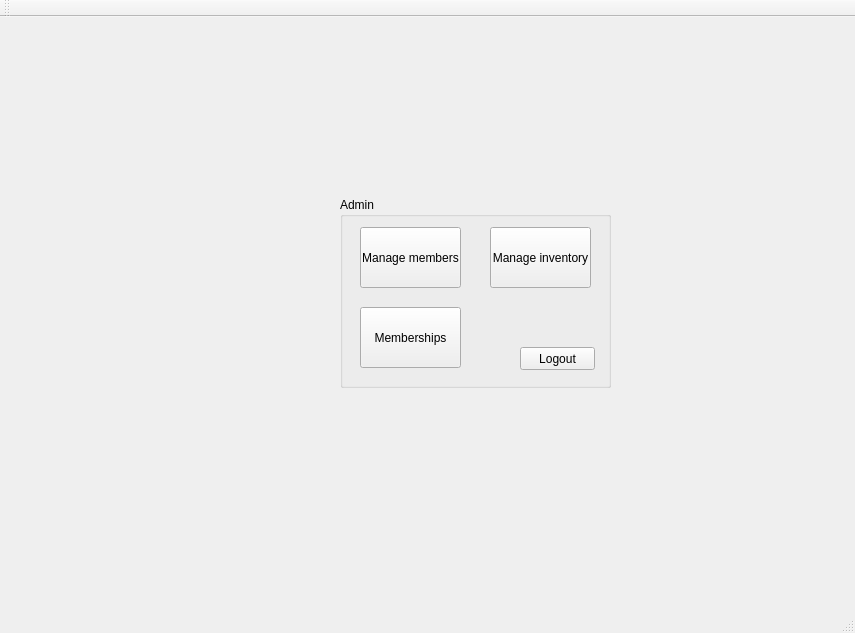
<?xml version="1.0" encoding="UTF-8"?>
<ui version="4.0">
 <class>MainWindow</class>
 <widget class="QMainWindow" name="MainWindow">
  <property name="geometry">
   <rect>
    <x>0</x>
    <y>0</y>
    <width>855</width>
    <height>633</height>
   </rect>
  </property>
  <property name="windowTitle">
   <string>MainWindow</string>
  </property>
  <widget class="QWidget" name="centralWidget">
   <widget class="QStackedWidget" name="stackedWidget">
    <property name="geometry">
     <rect>
      <x>200</x>
      <y>80</y>
      <width>551</width>
      <height>421</height>
     </rect>
    </property>
    <property name="currentIndex">
     <number>1</number>
    </property>
    <widget class="QWidget" name="SignIn">
     <widget class="QGroupBox" name="groupBox">
      <property name="geometry">
       <rect>
        <x>130</x>
        <y>90</y>
        <width>281</width>
        <height>171</height>
       </rect>
      </property>
      <property name="title">
       <string>Signin</string>
      </property>
      <widget class="QLabel" name="label_username">
       <property name="geometry">
        <rect>
         <x>40</x>
         <y>50</y>
         <width>47</width>
         <height>13</height>
        </rect>
       </property>
       <property name="text">
        <string>Username</string>
       </property>
      </widget>
      <widget class="QLabel" name="label_password">
       <property name="geometry">
        <rect>
         <x>40</x>
         <y>80</y>
         <width>47</width>
         <height>13</height>
        </rect>
       </property>
       <property name="text">
        <string>Password</string>
       </property>
      </widget>
      <widget class="QLineEdit" name="lineEdit_username">
       <property name="geometry">
        <rect>
         <x>90</x>
         <y>50</y>
         <width>113</width>
         <height>20</height>
        </rect>
       </property>
       <property name="clearButtonEnabled">
        <bool>true</bool>
       </property>
      </widget>
      <widget class="QLineEdit" name="lineEdit_password">
       <property name="geometry">
        <rect>
         <x>90</x>
         <y>80</y>
         <width>113</width>
         <height>20</height>
        </rect>
       </property>
       <property name="echoMode">
        <enum>QLineEdit::Password</enum>
       </property>
      </widget>
      <widget class="QPushButton" name="pushButton_login">
       <property name="geometry">
        <rect>
         <x>100</x>
         <y>120</y>
         <width>75</width>
         <height>23</height>
        </rect>
       </property>
       <property name="text">
        <string>Login</string>
       </property>
      </widget>
      <widget class="QLabel" name="label_status">
       <property name="geometry">
        <rect>
         <x>10</x>
         <y>140</y>
         <width>261</width>
         <height>21</height>
        </rect>
       </property>
       <property name="text">
        <string/>
       </property>
      </widget>
     </widget>
     <widget class="QLabel" name="label_status_2">
      <property name="geometry">
       <rect>
        <x>120</x>
        <y>260</y>
        <width>261</width>
        <height>16</height>
       </rect>
      </property>
      <property name="text">
       <string/>
      </property>
     </widget>
    </widget>
    <widget class="QWidget" name="AdminBase">
     <widget class="QGroupBox" name="groupBox_2">
      <property name="geometry">
       <rect>
        <x>140</x>
        <y>100</y>
        <width>271</width>
        <height>191</height>
       </rect>
      </property>
      <property name="title">
       <string>Admin</string>
      </property>
      <widget class="QPushButton" name="pushButton_members">
       <property name="geometry">
        <rect>
         <x>20</x>
         <y>30</y>
         <width>101</width>
         <height>61</height>
        </rect>
       </property>
       <property name="text">
        <string>Manage members</string>
       </property>
      </widget>
      <widget class="QPushButton" name="pushButton_inventory">
       <property name="geometry">
        <rect>
         <x>150</x>
         <y>30</y>
         <width>101</width>
         <height>61</height>
        </rect>
       </property>
       <property name="text">
        <string>Manage inventory</string>
       </property>
      </widget>
      <widget class="QPushButton" name="pushButton_memberships">
       <property name="geometry">
        <rect>
         <x>20</x>
         <y>110</y>
         <width>101</width>
         <height>61</height>
        </rect>
       </property>
       <property name="text">
        <string>Memberships</string>
       </property>
      </widget>
      <widget class="QPushButton" name="pushButton_logout_admin">
       <property name="geometry">
        <rect>
         <x>180</x>
         <y>150</y>
         <width>75</width>
         <height>23</height>
        </rect>
       </property>
       <property name="text">
        <string>Logout</string>
       </property>
      </widget>
     </widget>
    </widget>
    <widget class="QWidget" name="ManagerBase">
     <widget class="QGroupBox" name="groupBox_3">
      <property name="geometry">
       <rect>
        <x>100</x>
        <y>40</y>
        <width>331</width>
        <height>341</height>
       </rect>
      </property>
      <property name="title">
       <string>Manager</string>
      </property>
      <widget class="QPushButton" name="pushButton_sales">
       <property name="geometry">
        <rect>
         <x>20</x>
         <y>30</y>
         <width>141</width>
         <height>51</height>
        </rect>
       </property>
       <property name="text">
        <string>Sales report (day)</string>
       </property>
      </widget>
      <widget class="QPushButton" name="pushButton_purchases">
       <property name="geometry">
        <rect>
         <x>20</x>
         <y>100</y>
         <width>141</width>
         <height>51</height>
        </rect>
       </property>
       <property name="text">
        <string>Total purchases by number</string>
       </property>
      </widget>
      <widget class="QPushButton" name="pushButton_qty">
       <property name="geometry">
        <rect>
         <x>20</x>
         <y>170</y>
         <width>141</width>
         <height>51</height>
        </rect>
       </property>
       <property name="text">
        <string>Qty sold by item name</string>
       </property>
      </widget>
      <widget class="QPushButton" name="pushButton_rebates">
       <property name="geometry">
        <rect>
         <x>20</x>
         <y>240</y>
         <width>141</width>
         <height>51</height>
        </rect>
       </property>
       <property name="text">
        <string>Rebates</string>
       </property>
      </widget>
      <widget class="QPushButton" name="pushButton_expirations">
       <property name="geometry">
        <rect>
         <x>170</x>
         <y>30</y>
         <width>141</width>
         <height>51</height>
        </rect>
       </property>
       <property name="text">
        <string>Membership expirations</string>
       </property>
      </widget>
      <widget class="QPushButton" name="pushButton_item_lookup">
       <property name="geometry">
        <rect>
         <x>170</x>
         <y>100</y>
         <width>141</width>
         <height>51</height>
        </rect>
       </property>
       <property name="text">
        <string>Item lookup</string>
       </property>
      </widget>
      <widget class="QPushButton" name="pushButton_member_lookup">
       <property name="geometry">
        <rect>
         <x>170</x>
         <y>170</y>
         <width>141</width>
         <height>51</height>
        </rect>
       </property>
       <property name="text">
        <string>Member lookup</string>
       </property>
      </widget>
      <widget class="QPushButton" name="pushButton_convert">
       <property name="geometry">
        <rect>
         <x>170</x>
         <y>240</y>
         <width>141</width>
         <height>51</height>
        </rect>
       </property>
       <property name="text">
        <string>Convert membership</string>
       </property>
      </widget>
      <widget class="QPushButton" name="pushButton_logout_manager">
       <property name="geometry">
        <rect>
         <x>240</x>
         <y>300</y>
         <width>75</width>
         <height>23</height>
        </rect>
       </property>
       <property name="text">
        <string>Logout</string>
       </property>
      </widget>
     </widget>
    </widget>
    <widget class="QWidget" name="ManagerMembers">
     <widget class="QGroupBox" name="groupBox_4">
      <property name="geometry">
       <rect>
        <x>160</x>
        <y>60</y>
        <width>261</width>
        <height>211</height>
       </rect>
      </property>
      <property name="title">
       <string>Admin: Manage Members</string>
      </property>
      <widget class="QPushButton" name="pushButton_back">
       <property name="geometry">
        <rect>
         <x>180</x>
         <y>180</y>
         <width>75</width>
         <height>23</height>
        </rect>
       </property>
       <property name="text">
        <string>Back</string>
       </property>
      </widget>
      <widget class="QPushButton" name="addMemberButton">
       <property name="geometry">
        <rect>
         <x>60</x>
         <y>50</y>
         <width>121</width>
         <height>51</height>
        </rect>
       </property>
       <property name="text">
        <string>Add New Member</string>
       </property>
      </widget>
      <widget class="QPushButton" name="pushButton_4">
       <property name="geometry">
        <rect>
         <x>60</x>
         <y>110</y>
         <width>121</width>
         <height>51</height>
        </rect>
       </property>
       <property name="text">
        <string>Delete Member</string>
       </property>
      </widget>
     </widget>
    </widget>
    <widget class="QWidget" name="ManageInventory">
     <widget class="QGroupBox" name="groupBox_5">
      <property name="geometry">
       <rect>
        <x>140</x>
        <y>80</y>
        <width>261</width>
        <height>241</height>
       </rect>
      </property>
      <property name="title">
       <string>Admin: Manage Inventory</string>
      </property>
      <widget class="QPushButton" name="pushButton_back_inventory">
       <property name="geometry">
        <rect>
         <x>180</x>
         <y>210</y>
         <width>75</width>
         <height>23</height>
        </rect>
       </property>
       <property name="text">
        <string>Back</string>
       </property>
      </widget>
      <widget class="QPushButton" name="pushButton_addItem">
       <property name="geometry">
        <rect>
         <x>60</x>
         <y>60</y>
         <width>131</width>
         <height>51</height>
        </rect>
       </property>
       <property name="text">
        <string>Add Item</string>
       </property>
      </widget>
      <widget class="QPushButton" name="pushButton_removeItem">
       <property name="geometry">
        <rect>
         <x>60</x>
         <y>130</y>
         <width>131</width>
         <height>51</height>
        </rect>
       </property>
       <property name="text">
        <string>Remove Item</string>
       </property>
      </widget>
     </widget>
    </widget>
    <widget class="QWidget" name="ManageMemberships">
     <widget class="QGroupBox" name="groupBox_6">
      <property name="geometry">
       <rect>
        <x>40</x>
        <y>40</y>
        <width>451</width>
        <height>311</height>
       </rect>
      </property>
      <property name="title">
       <string>Admin: Manage Memberships</string>
      </property>
      <widget class="QPushButton" name="pushButton_back_memberships">
       <property name="geometry">
        <rect>
         <x>350</x>
         <y>260</y>
         <width>75</width>
         <height>23</height>
        </rect>
       </property>
       <property name="text">
        <string>Back</string>
       </property>
      </widget>
     </widget>
    </widget>
    <widget class="QWidget" name="SalesReport">
     <widget class="QGroupBox" name="groupBox_7">
      <property name="geometry">
       <rect>
        <x>70</x>
        <y>50</y>
        <width>411</width>
        <height>281</height>
       </rect>
      </property>
      <property name="title">
       <string>Manager: Sales Report</string>
      </property>
      <widget class="QPushButton" name="pushButton_back_report">
       <property name="geometry">
        <rect>
         <x>320</x>
         <y>240</y>
         <width>75</width>
         <height>23</height>
        </rect>
       </property>
       <property name="text">
        <string>Back</string>
       </property>
      </widget>
     </widget>
    </widget>
    <widget class="QWidget" name="TotPurchasesByNum">
     <widget class="QGroupBox" name="groupBox_8">
      <property name="geometry">
       <rect>
        <x>70</x>
        <y>50</y>
        <width>361</width>
        <height>281</height>
       </rect>
      </property>
      <property name="title">
       <string>Manager: Total Purchases sorted by number</string>
      </property>
      <widget class="QPushButton" name="pushButton_back_purchases">
       <property name="geometry">
        <rect>
         <x>270</x>
         <y>240</y>
         <width>75</width>
         <height>23</height>
        </rect>
       </property>
       <property name="text">
        <string>Back</string>
       </property>
      </widget>
     </widget>
    </widget>
    <widget class="QWidget" name="QtySold">
     <widget class="QGroupBox" name="groupBox_9">
      <property name="geometry">
       <rect>
        <x>40</x>
        <y>30</y>
        <width>431</width>
        <height>301</height>
       </rect>
      </property>
      <property name="title">
       <string>Manager: Quantity sold by item name</string>
      </property>
      <widget class="QPushButton" name="pushButton_back_qty">
       <property name="geometry">
        <rect>
         <x>340</x>
         <y>260</y>
         <width>75</width>
         <height>23</height>
        </rect>
       </property>
       <property name="text">
        <string>Back</string>
       </property>
      </widget>
     </widget>
    </widget>
    <widget class="QWidget" name="Rebates">
     <widget class="QGroupBox" name="groupBox_10">
      <property name="geometry">
       <rect>
        <x>70</x>
        <y>50</y>
        <width>401</width>
        <height>271</height>
       </rect>
      </property>
      <property name="title">
       <string>Manager: Rebates</string>
      </property>
      <widget class="QPushButton" name="pushButton_back_rebates">
       <property name="geometry">
        <rect>
         <x>300</x>
         <y>230</y>
         <width>75</width>
         <height>23</height>
        </rect>
       </property>
       <property name="text">
        <string>Back</string>
       </property>
      </widget>
     </widget>
    </widget>
    <widget class="QWidget" name="MembExp">
     <widget class="QGroupBox" name="groupBox_11">
      <property name="geometry">
       <rect>
        <x>50</x>
        <y>40</y>
        <width>431</width>
        <height>291</height>
       </rect>
      </property>
      <property name="title">
       <string>Manager: Manage membership expirations</string>
      </property>
      <widget class="QPushButton" name="pushButton_back_expirations">
       <property name="geometry">
        <rect>
         <x>330</x>
         <y>250</y>
         <width>75</width>
         <height>23</height>
        </rect>
       </property>
       <property name="text">
        <string>Back</string>
       </property>
      </widget>
     </widget>
    </widget>
    <widget class="QWidget" name="ItemLookup">
     <widget class="QGroupBox" name="groupBox_12">
      <property name="geometry">
       <rect>
        <x>50</x>
        <y>30</y>
        <width>431</width>
        <height>301</height>
       </rect>
      </property>
      <property name="title">
       <string>Manager: Item Lookup</string>
      </property>
      <widget class="QPushButton" name="pushButton_back_item_lookup">
       <property name="geometry">
        <rect>
         <x>330</x>
         <y>260</y>
         <width>75</width>
         <height>23</height>
        </rect>
       </property>
       <property name="text">
        <string>Back</string>
       </property>
      </widget>
     </widget>
    </widget>
    <widget class="QWidget" name="MemberLookup">
     <widget class="QGroupBox" name="groupBox_13">
      <property name="geometry">
       <rect>
        <x>50</x>
        <y>40</y>
        <width>441</width>
        <height>311</height>
       </rect>
      </property>
      <property name="title">
       <string>Manager: Member Lookup</string>
      </property>
      <widget class="QPushButton" name="pushButton_back_member_lookup">
       <property name="geometry">
        <rect>
         <x>340</x>
         <y>260</y>
         <width>75</width>
         <height>23</height>
        </rect>
       </property>
       <property name="text">
        <string>Back</string>
       </property>
      </widget>
     </widget>
    </widget>
    <widget class="QWidget" name="ConvertMembership">
     <widget class="QGroupBox" name="groupBox_14">
      <property name="geometry">
       <rect>
        <x>120</x>
        <y>90</y>
        <width>321</width>
        <height>231</height>
       </rect>
      </property>
      <property name="title">
       <string>Manager: Convert Membership</string>
      </property>
      <widget class="QPushButton" name="pushButton_back_convert">
       <property name="geometry">
        <rect>
         <x>240</x>
         <y>200</y>
         <width>75</width>
         <height>23</height>
        </rect>
       </property>
       <property name="text">
        <string>Back</string>
       </property>
      </widget>
      <widget class="QPushButton" name="SearchMembUpgrade">
       <property name="geometry">
        <rect>
         <x>70</x>
         <y>40</y>
         <width>171</width>
         <height>61</height>
        </rect>
       </property>
       <property name="text">
        <string>Search Members for Upgrade</string>
       </property>
      </widget>
      <widget class="QPushButton" name="SearchMembDowngrade">
       <property name="geometry">
        <rect>
         <x>70</x>
         <y>120</y>
         <width>171</width>
         <height>61</height>
        </rect>
       </property>
       <property name="text">
        <string>Search Members for Downgrade</string>
       </property>
      </widget>
     </widget>
    </widget>
    <widget class="QWidget" name="AddItem">
     <widget class="QGroupBox" name="groupBox_15">
      <property name="geometry">
       <rect>
        <x>100</x>
        <y>90</y>
        <width>351</width>
        <height>211</height>
       </rect>
      </property>
      <property name="title">
       <string>Add Item</string>
      </property>
      <widget class="QWidget" name="verticalLayoutWidget">
       <property name="geometry">
        <rect>
         <x>90</x>
         <y>30</y>
         <width>171</width>
         <height>61</height>
        </rect>
       </property>
       <layout class="QVBoxLayout" name="item">
        <item>
         <widget class="QLabel" name="label">
          <property name="text">
           <string>Item Name</string>
          </property>
         </widget>
        </item>
        <item>
         <widget class="QLineEdit" name="itemName"/>
        </item>
       </layout>
      </widget>
      <widget class="QWidget" name="verticalLayoutWidget_2">
       <property name="geometry">
        <rect>
         <x>90</x>
         <y>100</y>
         <width>171</width>
         <height>61</height>
        </rect>
       </property>
       <layout class="QVBoxLayout" name="verticalLayout">
        <item>
         <widget class="QLabel" name="label_2">
          <property name="text">
           <string>Price</string>
          </property>
         </widget>
        </item>
        <item>
         <widget class="QLineEdit" name="itemPrice"/>
        </item>
       </layout>
      </widget>
      <widget class="QLabel" name="message">
       <property name="geometry">
        <rect>
         <x>110</x>
         <y>170</y>
         <width>131</width>
         <height>31</height>
        </rect>
       </property>
       <property name="text">
        <string/>
       </property>
      </widget>
      <widget class="QPushButton" name="pushButton">
       <property name="geometry">
        <rect>
         <x>140</x>
         <y>170</y>
         <width>81</width>
         <height>31</height>
        </rect>
       </property>
       <property name="text">
        <string>Add Item</string>
       </property>
      </widget>
      <widget class="QPushButton" name="pushButton_5">
       <property name="geometry">
        <rect>
         <x>270</x>
         <y>10</y>
         <width>75</width>
         <height>23</height>
        </rect>
       </property>
       <property name="text">
        <string>Exit</string>
       </property>
      </widget>
     </widget>
    </widget>
    <widget class="QWidget" name="RemoveItem">
     <widget class="QGroupBox" name="groupBox_16">
      <property name="geometry">
       <rect>
        <x>100</x>
        <y>140</y>
        <width>331</width>
        <height>161</height>
       </rect>
      </property>
      <property name="title">
       <string>Remove Item</string>
      </property>
      <widget class="QWidget" name="verticalLayoutWidget_3">
       <property name="geometry">
        <rect>
         <x>80</x>
         <y>40</y>
         <width>171</width>
         <height>61</height>
        </rect>
       </property>
       <layout class="QVBoxLayout" name="item_2">
        <item>
         <widget class="QLabel" name="label_3">
          <property name="text">
           <string>Item Name</string>
          </property>
         </widget>
        </item>
        <item>
         <widget class="QLineEdit" name="itemName_2"/>
        </item>
       </layout>
      </widget>
      <widget class="QPushButton" name="pushButton_2">
       <property name="geometry">
        <rect>
         <x>110</x>
         <y>120</y>
         <width>101</width>
         <height>23</height>
        </rect>
       </property>
       <property name="text">
        <string>Delete Item</string>
       </property>
      </widget>
      <widget class="QLabel" name="message_2">
       <property name="geometry">
        <rect>
         <x>20</x>
         <y>150</y>
         <width>131</width>
         <height>31</height>
        </rect>
       </property>
       <property name="text">
        <string/>
       </property>
      </widget>
      <widget class="QPushButton" name="pushButton_6">
       <property name="geometry">
        <rect>
         <x>250</x>
         <y>10</y>
         <width>75</width>
         <height>23</height>
        </rect>
       </property>
       <property name="text">
        <string>Exit</string>
       </property>
      </widget>
      <zorder>verticalLayoutWidget_3</zorder>
      <zorder>pushButton_2</zorder>
      <zorder>message_2</zorder>
      <zorder>label_3</zorder>
      <zorder>itemName_2</zorder>
      <zorder>label_3</zorder>
      <zorder>pushButton_6</zorder>
     </widget>
    </widget>
    <widget class="QWidget" name="AddMember">
     <widget class="QGroupBox" name="groupBox_17">
      <property name="geometry">
       <rect>
        <x>40</x>
        <y>50</y>
        <width>381</width>
        <height>271</height>
       </rect>
      </property>
      <property name="title">
       <string>Add New Member</string>
      </property>
      <widget class="QLineEdit" name="lineEdit_newName">
       <property name="geometry">
        <rect>
         <x>180</x>
         <y>50</y>
         <width>113</width>
         <height>20</height>
        </rect>
       </property>
      </widget>
      <widget class="QLabel" name="label_4">
       <property name="geometry">
        <rect>
         <x>20</x>
         <y>50</y>
         <width>47</width>
         <height>13</height>
        </rect>
       </property>
       <property name="text">
        <string>NAME</string>
       </property>
      </widget>
      <widget class="QLineEdit" name="lineEdit_newId">
       <property name="geometry">
        <rect>
         <x>180</x>
         <y>90</y>
         <width>113</width>
         <height>20</height>
        </rect>
       </property>
       <property name="text">
        <string>EX. 12345</string>
       </property>
      </widget>
      <widget class="QLabel" name="label_5">
       <property name="geometry">
        <rect>
         <x>20</x>
         <y>90</y>
         <width>91</width>
         <height>16</height>
        </rect>
       </property>
       <property name="text">
        <string>ID</string>
       </property>
      </widget>
      <widget class="QLineEdit" name="lineEdit_newMemType">
       <property name="geometry">
        <rect>
         <x>180</x>
         <y>130</y>
         <width>113</width>
         <height>20</height>
        </rect>
       </property>
      </widget>
      <widget class="QLabel" name="label_6">
       <property name="geometry">
        <rect>
         <x>20</x>
         <y>130</y>
         <width>111</width>
         <height>16</height>
        </rect>
       </property>
       <property name="text">
        <string>MEMBER TYPE</string>
       </property>
      </widget>
      <widget class="QLineEdit" name="lineEdit_newExpDate">
       <property name="geometry">
        <rect>
         <x>180</x>
         <y>170</y>
         <width>113</width>
         <height>20</height>
        </rect>
       </property>
       <property name="text">
        <string>EX. MM/DD/YYYY</string>
       </property>
      </widget>
      <widget class="QLabel" name="label_7">
       <property name="geometry">
        <rect>
         <x>20</x>
         <y>170</y>
         <width>141</width>
         <height>16</height>
        </rect>
       </property>
       <property name="text">
        <string>EXP. DATE</string>
       </property>
      </widget>
      <widget class="QLabel" name="label_newMemStatus">
       <property name="geometry">
        <rect>
         <x>20</x>
         <y>240</y>
         <width>111</width>
         <height>21</height>
        </rect>
       </property>
       <property name="text">
        <string/>
       </property>
      </widget>
      <widget class="QPushButton" name="pushButton_addFinish">
       <property name="geometry">
        <rect>
         <x>180</x>
         <y>220</y>
         <width>111</width>
         <height>31</height>
        </rect>
       </property>
       <property name="text">
        <string>Add Member</string>
       </property>
      </widget>
      <widget class="QPushButton" name="pushButton_Exit">
       <property name="geometry">
        <rect>
         <x>300</x>
         <y>10</y>
         <width>75</width>
         <height>23</height>
        </rect>
       </property>
       <property name="text">
        <string>Exit</string>
       </property>
      </widget>
     </widget>
    </widget>
    <widget class="QWidget" name="RemoveMember">
     <widget class="QGroupBox" name="groupBox_19">
      <property name="geometry">
       <rect>
        <x>150</x>
        <y>120</y>
        <width>281</width>
        <height>131</height>
       </rect>
      </property>
      <property name="title">
       <string>Admin: delete member</string>
      </property>
      <widget class="QLineEdit" name="lineEdit_memberID">
       <property name="geometry">
        <rect>
         <x>30</x>
         <y>70</y>
         <width>113</width>
         <height>20</height>
        </rect>
       </property>
      </widget>
      <widget class="QLabel" name="label_8">
       <property name="geometry">
        <rect>
         <x>20</x>
         <y>40</y>
         <width>181</width>
         <height>31</height>
        </rect>
       </property>
       <property name="text">
        <string>Enter member ID to delete</string>
       </property>
      </widget>
      <widget class="QPushButton" name="pushButton_Delete">
       <property name="geometry">
        <rect>
         <x>160</x>
         <y>60</y>
         <width>81</width>
         <height>31</height>
        </rect>
       </property>
       <property name="text">
        <string>Delete</string>
       </property>
      </widget>
      <widget class="QLabel" name="label_deleted">
       <property name="geometry">
        <rect>
         <x>10</x>
         <y>100</y>
         <width>191</width>
         <height>21</height>
        </rect>
       </property>
       <property name="text">
        <string/>
       </property>
      </widget>
      <widget class="QPushButton" name="pushButton_3">
       <property name="geometry">
        <rect>
         <x>200</x>
         <y>10</y>
         <width>75</width>
         <height>23</height>
        </rect>
       </property>
       <property name="text">
        <string>Exit</string>
       </property>
      </widget>
     </widget>
    </widget>
    <widget class="QWidget" name="RecommendUpgrade">
     <widget class="QGroupBox" name="groupBox_18">
      <property name="geometry">
       <rect>
        <x>140</x>
        <y>100</y>
        <width>261</width>
        <height>191</height>
       </rect>
      </property>
      <property name="title">
       <string>Upgrade Recommendations</string>
      </property>
     </widget>
    </widget>
   </widget>
  </widget>
  <widget class="QMenuBar" name="menuBar">
   <property name="geometry">
    <rect>
     <x>0</x>
     <y>0</y>
     <width>855</width>
     <height>21</height>
    </rect>
   </property>
  </widget>
  <widget class="QToolBar" name="mainToolBar">
   <attribute name="toolBarArea">
    <enum>TopToolBarArea</enum>
   </attribute>
   <attribute name="toolBarBreak">
    <bool>false</bool>
   </attribute>
  </widget>
  <widget class="QStatusBar" name="statusBar"/>
 </widget>
 <layoutdefault spacing="6" margin="11"/>
 <resources/>
 <connections/>
</ui>
